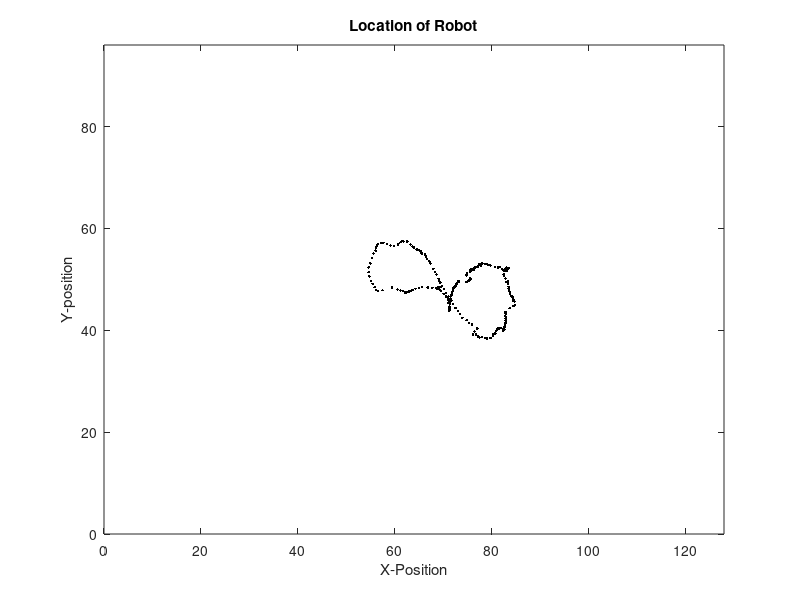
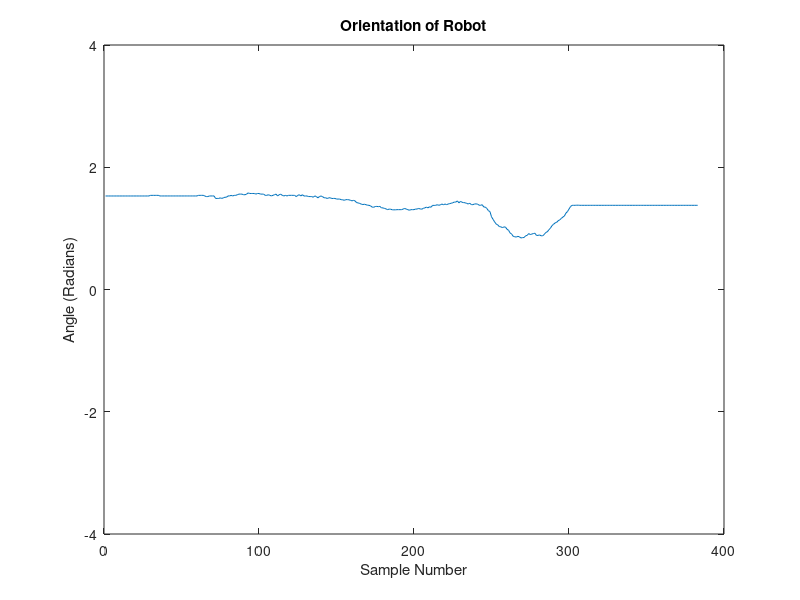

Reproduce these figures in MATLAB, in order.
clear all;


load('B.mat');

%initialize by grabbing first data point
x(1)=rawStarData(1,1);
x(2)=rawStarData(1,2);
x(3)=rawStarData(1,3);
x(4)=rawStarData(1,4);
y(1)=rawStarData(1,5);
y(2)=rawStarData(1,6);
y(3)=rawStarData(1,7);
y(4)=rawStarData(1,8);


n=1; %data point index
p=1; %plotting point index
distmax=0; %max distance to find furthest stars;
distmin=1023; %min distance to find closest stars;
dcenter=0; %distance to center point
rcenterx=128/2; %rink center in x
rcentery=96/2; %rink center in y

%indexes of max and min distance points
far1=0;
far2=0;
close1=0;
close2=0;

%indexes of stars
top=0;
bottom=0;
left=0;
right=0;

%angles for calculations if top and bottom points not present
beta=0;
theta=0;


while (distmax==0)
    %grab data points until all stars are seen(less than 1023)
    if ((x(1) < 1023) && (x(2)< 1023) && (x(3) < 1023) && (x(4) < 1023))
        
        %find max and min distance and store the indexes
        for i=1:4
            for j=(i+1):4
                dist=sqrt(((x(i)-x(j))^2)+((y(i)-y(j))^2));
                if (dist>distmax)
                    distmax=dist;
                    far1=i;
                    far2=j;
                    dcenter=dist/2;
                end
                if (dist<distmin)
                    distmin=dist;
                    close1=i;
                    close2=j;
                end
            end
        end
        n=n+1;
        
        %figure out which stars are which by comparing max and min distance
        %indexes
        if (far1==close1)
            top=far1;
            bottom=far2;
            right=close2;
            %left + top + bottom + right = 1 + 2 + 3 + 4 = 10
            left=10 - top - bottom - right;
        elseif (far1==close2)
            top=far1;
            bottom=far2;
            right=close1;
            left=10 - top - bottom - right;
        elseif (far2==close1)
            top=far2;
            bottom=far1;
            right=close2;
            left=10 - top - bottom - right;
        else
            top=far2;
            bottom=far1;
            right=close1;
            left=10 - top - bottom - right;
        end
    else
        n=n+1;
        x(1)=rawStarData(n,1);
        x(2)=rawStarData(n,2);
        x(3)=rawStarData(n,3);
        x(4)=rawStarData(n,4);
        y(1)=rawStarData(n,5);
        y(2)=rawStarData(n,6);
        y(3)=rawStarData(n,7);
        y(4)=rawStarData(n,8);
        
    end
end


for i=n:size(rawStarData)
    x(1)=rawStarData(n,1);
    x(2)=rawStarData(n,2);
    x(3)=rawStarData(n,3);
    x(4)=rawStarData(n,4);
    y(1)=rawStarData(n,5);
    y(2)=rawStarData(n,6);
    y(3)=rawStarData(n,7);
    y(4)=rawStarData(n,8);
    n=n+1;
    
    %recalculate indexes if more than 1 star is lost
    if(distmax==0)
        if ((x(1) < 1023) && (x(2)< 1023) && (x(3) < 1023) && (x(4) < 1023))
            
            %find max and min distance and store the indexes
            for i=1:4
                for j=(i+1):4
                    dist=sqrt(((x(i)-x(j))^2)+((y(i)-y(j))^2));
                    if (dist>distmax)
                        distmax=dist;
                        far1=i;
                        far2=j;
                        dcenter=dist/2;
                    end
                    if (dist<distmin)
                        distmin=dist;
                        close1=i;
                        close2=j;
                    end
                end
            end
            
            %figure out which stars are which by comparing max and min distance
            %indexes
            if (far1==close1)
                top=far1;
                bottom=far2;
                right=close2;
                %left + top + bottom + right = 1 + 2 + 3 + 4 = 10
                left=10 - top - bottom - right;
            elseif (far1==close2)
                top=far1;
                bottom=far2;
                right=close1;
                left=10 - top - bottom - right;
            elseif (far2==close1)
                top=far2;
                bottom=far1;
                right=close2;
                left=10 - top - bottom - right;
            else
                top=far2;
                bottom=far1;
                right=close1;
                left=10 - top - bottom - right;
            end
            
        else
            x(1)=1023;
            x(2)=1023;
            x(3)=1023;
            x(4)=1023;
        end
    end
    
    %cover all possible combinations of two stars to find position and
    %orientation
    if ((x(top) < 1023) && (x(bottom) < 1023))
        %calculate and store pixel-space position (midpoint of top and
        %bottom)
        posx(p)=((128/1023)*((x(top)+x(bottom))/2))-rcenterx;
        posy(p)=((96/1023)*((y(top)+y(bottom))/2))-rcentery;
        
        %calculate and store angle
        angle(p)=atan2(x(top)-x(bottom),y(top)-y(bottom));
        phi=-atan2(posy(p),posx(p));
        
        
        r=sqrt((posx(p)^2)+(posy(p)^2));
        
        realx(p)=rcenterx-r*cos(angle(p)-phi);
        realy(p)=rcentery+r*sin(angle(p)-phi);
       

        p=p+1;
     
    %use any combination of 2 points to find position and angle    
    elseif ((x(top) < 1023) && (x(left) < 1023))
        beta=atan2(x(top)-x(left),y(top)-y(left));
        theta=atan2(14.5-2.483,10.563);
        posx(p)=rcenterx-(128/1023)*(x(top)-dcenter*sin(theta-beta));
        posy(p)=rcentery-(96/1023)*(y(top)+0.5*dcenter*cos(theta-beta));
        
        angle(p)=theta+beta;
        phi=-atan2(posy(p),posx(p));
        
        r=sqrt((posx(p)^2)+(posy(p)^2));
        
        realx(p)=rcenterx-r*cos(angle(p)-phi);
        realy(p)=rcentery-r*sin(angle(p)-phi);

        p=p+1;
        
        disp('1');        
        
        
    elseif ((x(top) < 1023) && (x(right) < 1023))
        beta=atan2(x(top)-x(right),y(top)-y(right));
        theta=atan2(11.655,14.5+8.741);
        posx(p)=rcenterx-(128/1023)*(x(top)+0.5*dcenter*sin(theta-beta));
        posy(p)=rcentery-(96/1023)*(y(top)-0.5*dcenter*cos(theta-beta));
        
        angle(p)=-theta-beta;
        phi=-atan2(posy(p),posx(p));
        
        r=sqrt((posx(p)^2)+(posy(p)^2));
        
        realx(p)=rcenterx-r*cos(angle(p)-phi);
        realy(p)=rcentery-r*sin(angle(p)-phi);
        
        p=p+1;
        
        disp('2');
        
    elseif ((x(bottom) < 1023) && (x(left) < 1023))
        beta=atan2(x(bottom)-x(left),y(bottom)-y(left));
        theta=atan2(10.563,14.5+2.483);
        posx(p)=rcenterx-(128/1023)*(x(bottom)+dcenter*sin(theta-beta));
        posy(p)=rcentery-(96/1023)*(y(bottom)-dcenter*cos(theta-beta));
        
        angle(p)=(3.14/2)+theta-beta;
        phi=-atan2(posy(p),posx(p));
        
        r=sqrt((posx(p)^2)+(posy(p)^2));
        
        realx(p)=rcenterx-r*cos(angle(p)-phi);
        realy(p)=rcentery-r*sin(angle(p)-phi);
        
        p=p+1;
        
        disp('3');
        
    elseif ((x(bottom) < 1023) && (x(right) < 1023))
        beta=atan2(x(bottom)-x(right),y(bottom)-y(right));
        theta=atan2(11.655,14.5-8.741);
        posx(p)=rcenterx-(128/1023)*(x(bottom)+0.5*dcenter*sin(theta-beta));
        posy(p)=rcentery-(96/1023)*(y(bottom)-0.5*dcenter*cos(theta-beta));
        
        angle(p)=theta-beta;
        phi=-atan2(posy(p),posx(p));
        
        r=sqrt((posx(p)^2)+(posy(p)^2));
        
        realx(p)=rcenterx-r*cos(angle(p)-phi);
        realy(p)=rcentery-r*sin(angle(p)-phi);
        
        p=p+1;
        
        disp('4');        
        
    end
    
    %find out how many stars are left
    nostar=0;
    for i=1:4
        if (x(i) == 1023)
            nostar=nostar+1;
        end
    end
    
    %if more than one star is lost, recalibrate
    if (nostar > 1)
        distmax = 0;
    end
    
end


plot(128-realx,96-realy,'k.');
title('Location of Robot');
axis([0 128 0 96]);
xlabel('X-Position');
ylabel('Y-position');



figure;
f=1:(p-1);
plot(f,angle);
title('Orientation of Robot');
xlabel('Sample Number');
ylabel('Angle (Radians)');
ylim([-4 4]);






    






    
    
    
    
    

